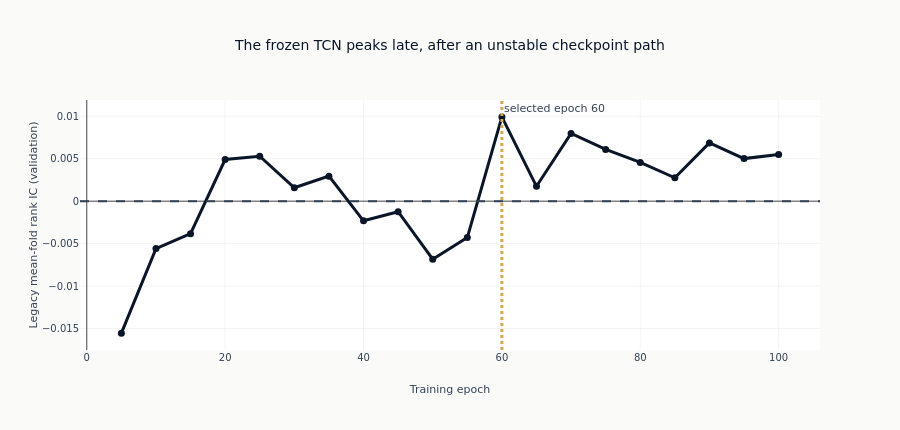

Notebook code for this chart:
### Markdown cell above
## 5. Checkpoint Path

The archived curve is useful as a training diagnostic, but it belongs to the
frozen fold construction. It does not replace a current-contract retrain.

### Code cell
curve = curves.filter(pl.col("config") == best_name).sort("epoch")
curve_figure = go.Figure(
    go.Scatter(
        x=curve["epoch"].to_list(),
        y=curve["ic_mean"].to_list(),
        mode="lines+markers",
        line=dict(color=style.COLORS["blue"], width=3),
        marker=dict(size=7),
        name="TCN",
    )
)
curve_figure.add_hline(y=0.0, line=dict(color=style.COLORS["neutral"], dash="dash"))
curve_figure.add_vline(
    x=best_epoch,
    line=dict(color=style.COLORS["amber"], dash="dot", width=3),
    annotation_text=f"selected epoch {best_epoch}",
    annotation_position="top right",
)
curve_figure.update_layout(
    template="ml4t",
    title="The frozen TCN peaks late, after an unstable checkpoint path",
    xaxis_title="Training epoch",
    yaxis_title="Legacy mean-fold rank IC (validation)",
    height=430,
    showlegend=False,
)
curve_figure.show()

### Figure 1 — Plotly figure (JSON) as saved in the notebook; plotly's stock layout.template omitted (floating-point values rounded to 4 significant figures)
{"data": [{"line": {"color": "#0a1628", "width": 3}, "marker": {"size": 7}, "mode": "lines+markers", "name": "TCN", "type": "scatter", "x": [5, 10, 15, 20, 25, 30, 35, 40, 45, 50, 55, 60, 65, 70, 75, 80, 85, 90, 95, 100], "y": [-0.01555, -0.005584, -0.003827, 0.004912, 0.005297, 0.00158, 0.002952, -0.002311, -0.001239, -0.006833, -0.004291, 0.009935, 0.001753, 0.007974, 0.006096, 0.004563, 0.002758, 0.00687, 0.005017, 0.005492]}], "layout": {"annotations": [{"showarrow": false, "text": "selected epoch 60", "x": 60, "xanchor": "left", "xref": "x", "y": 1, "yanchor": "top", "yref": "y domain"}], "height": 430, "shapes": [{"line": {"color": "#334155", "dash": "dash"}, "type": "line", "x0": 0, "x1": 1, "xref": "x domain", "y0": 0.0, "y1": 0.0, "yref": "y"}, {"line": {"color": "#D4A84B", "dash": "dot", "width": 3}, "type": "line", "x0": 60, "x1": 60, "xref": "x", "y0": 0, "y1": 1, "yref": "y domain"}], "showlegend": false, "title": {"text": "The frozen TCN peaks late, after an unstable checkpoint path"}, "xaxis": {"title": {"text": "Training epoch"}}, "yaxis": {"title": {"text": "Legacy mean-fold rank IC (validation)"}}}}
